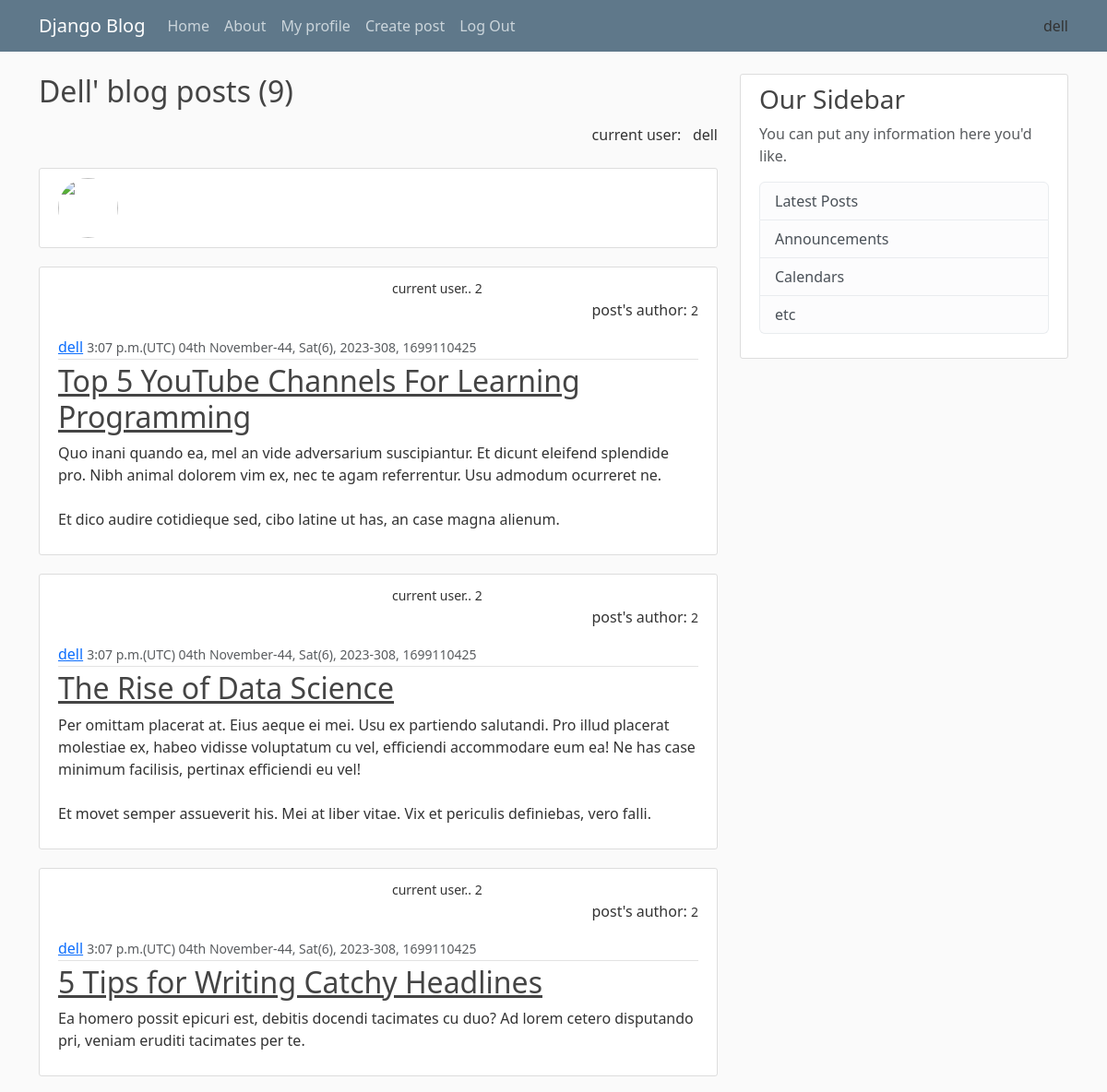
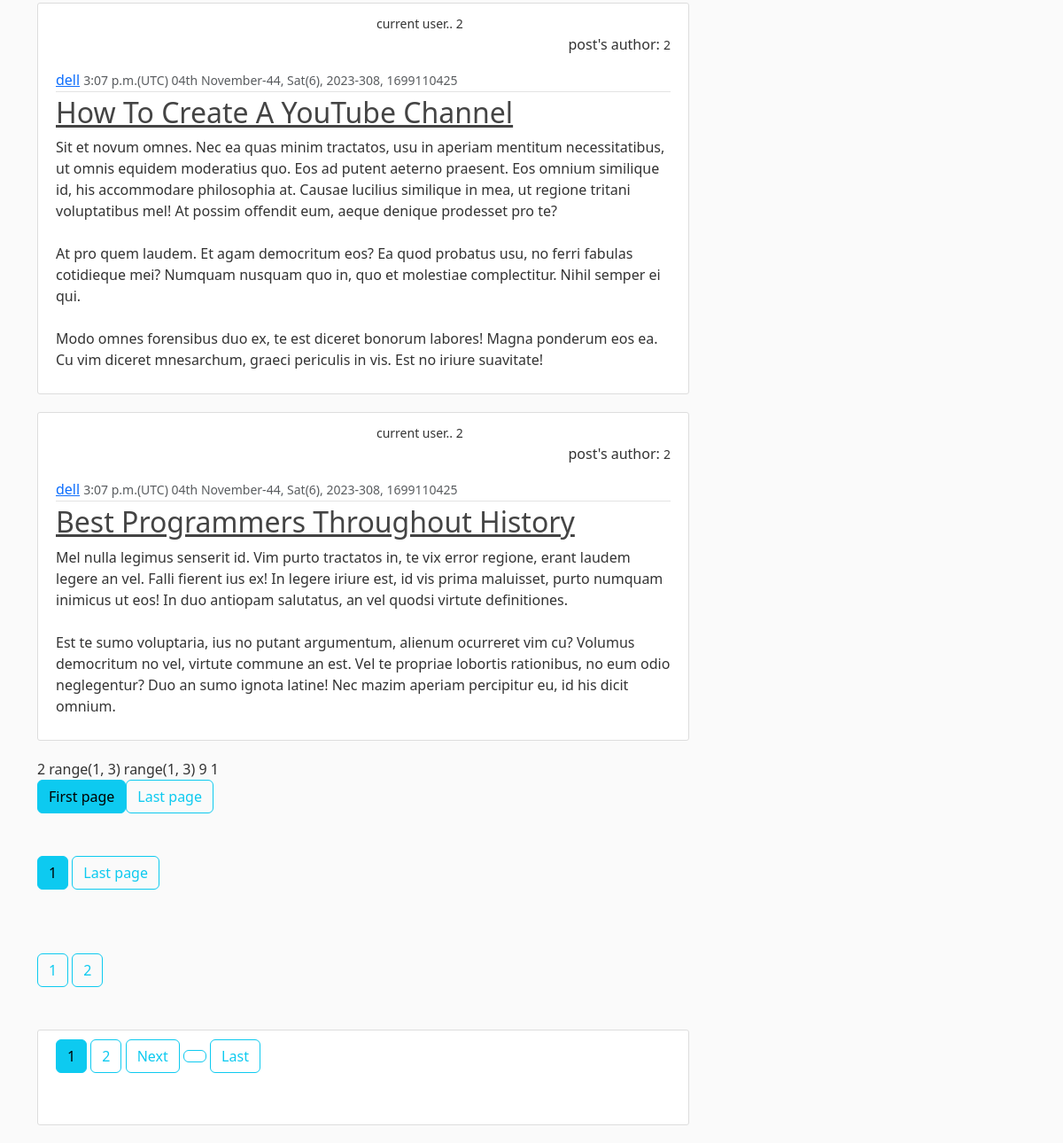
Screenshot of /user/dell/ with the database file from the repository (2 pictures, top to bottom).
### blog/models.py (models this page shows, shortened)
class Post(models.Model):
    title = models.CharField(max_length=100)
    content=models.TextField()
    date_posted = models.DateTimeField(default=timezone.now)
    author = models.ForeignKey(User,  on_delete = models.CASCADE)

### blog/views.py (the view)
# urls.py: path('user/<str:name>/', views.User_posts_view, name = 'user-posts'),
def User_posts_view(request, name):
    user = get_object_or_404(User, username=name)
    user_posts = Post.objects.filter(author=user).order_by('-date_posted')
    paginator = Paginator(user_posts, 5) # 5 users per page
    page_number = request.GET.get('page')
    page_obj = paginator.get_page(page_number)
    return render(request, 'blog/user_posts.html',{'user' : user,
    'name': name.title(), 'user_posts': user_posts,
    'page_obj' : page_obj, 'paginator' : paginator
    })

### blog/templates/blog/user_posts.html (shortened to what this page needs)
{% extends "blog/base.html" %}
{% block content %}
    <div class="left">
        <h2 class="mb-3">{{ name }}' blog posts ({{ page_obj.paginator.count }})</h2>
    </div>
    <div class="righ">
    current user:  &#160 {{ user.username }}<br/><br>
    </div>
    <article class="media content-section">
        <img class="rounded-circle article-img" src="{{ post.author.profile.picture.url }}" >
    </article>
    {% for post in page_obj %}
        <article class="media content-section">
          &nbsp &#160&#160 &nbsp &#160&#160 <small>current user..  {{  user.id     }} </small>
          <p align="right"> post's author:  <small> {{ post.author.id }}</small></p>
          <div class="media-body">
            <div class="article-metadata">
              <a class="mr-2">{{ post.author }}</a>
              <small class="text-muted">{{ post.date_posted|date:"P(e) dS E-W, D(w), o-z, U" }}</small>
            </div>
            <h2><a class="article-title" href=" {% url 'post' post.pk %} ">{{ post.title }}</a></h2>
            <p class="article-content">{{ post.content }}</p>
          </div>
        </article>
    {% endfor %}
    {{ paginator.num_pages }}
    {{ paginator.page_range }}
    {{ page_obj.paginator.page_range }}
    {{ page_obj.paginator.count }}
    {{ page_obj.number }}
        <ul class="pagination">
            {% if page_obj.number == 1 %}
            <a class="btn btn-info mb-5" href="?page=1">First page</a>
            {% elif page_obj.number == 16 %}
            <a class="btn btn-info mb-5" href="?page={{ page_obj.number }}">Last page</a>
            {% else %}
            <a class="btn btn-info mb-5" href="?page={{ page_obj.number }}">{{ page_obj.number }}</a>
            {% endif %}
            {% if page_obj.has_next %}
            <a class="btn btn-outline-info mb-5" href="?page={{ paginator.num_pages }}">Last page</a>
            {% endif %}<br/>
            <br/><br/>
        </ul>
    <a class="btn btn-info mb-5" href="?page={{ page_obj.number }}">{{ page_obj.number }}</a>
    {% if page_obj.number != paginator.num_pages %}
        <a class="btn btn-outline-info mb-5" href="?page={{ paginator.num_pages }}">Last page</a>
    {% endif %}
    <br/>      <br/>
    {% for n in paginator.page_range %}
        <a class="btn btn-outline-info mb-5" href="?page={{ n }}">{{n}}</a>
    {% endfor %}
    <br/>
    <div class="content-section">
        {% for n in paginator.page_range %}
            {% if n == page_obj.number %}
                <a class="btn btn-info mb-5" href="?page={{n}}">{{n}}</a>
            {% elif n > page_obj.number|add:'-3' and n < page_obj.number|add:'3' %}
                <a class="btn btn-outline-info mb-5" href="?page={{ n }}">{{n}}</a>
            {% endif %}
        {% endfor %}
        {% if page_obj.has_next %}
            <a class="btn btn-outline-info mb-5" href="?page={{page_obj.next_page_number}}">Next</a>
            <a class="btn btn-outline-info mb-5">    </a>
            <a class="btn btn-outline-info mb-5" href="?page={{ paginator.num_pages }}">Last</a>
        {% endif %}
    </div>
{% endblock content %}

### blog/templates/blog/base.html (shortened to what this page needs)
{% load static %}
<!DOCTYPE html>
<html>
<head>
    <link href="https://cdn.jsdelivr.net/npm/bootstrap@5.3.1/dist/css/bootstrap.min.css" rel="stylesheet"
>
    <link rel="stylesheet" type="text/css" href="{% static 'blog/main.css' %}">
</head>
<body>
    <header class="site-header">
        <nav class="navbar navbar-expand-md navbar-dark bg-steel fixed-top">
            <div class="container">
                <a class="navbar-brand mr-4" href="{% url 'blog-home' %}">Django Blog</a>
                <div class="collapse navbar-collapse" id="navbarToggle">
                    <div class="navbar-nav mr-auto">
                        <a class="nav-item nav-link" href="{% url 'blog-home' %}">Home</a>
                        <a class="nav-item nav-link" href="{% url 'blog-about' %}">About</a>
                    </div>
                    {% if not user.is_authenticated %}
                    <div class="navbar-nav">
                        <a class="nav-item nav-link" href="{% url 'login' %}">Login</a>
                        <a class="nav-item nav-link" href=" {% url 'userregister' %}">Register</a>
                    </div>
                    {% else %}
                    <div class="navbar-nav">
                        <a class="nav-item nav-link" href="{% url 'profil'|slugify %}">My profile</a>
                        <a class="nav-item nav-link" href="{% url 'create-post' %}">Create post</a>
                        <a class="nav-item nav-link" href=" {% url 'logout' %}">Log Out</a>
                    </div>
                    {% endif %}
                </div>
                {{ user.username }}
            </div>
        </nav>
    </header>
    <main role="main" class="container">
        <div class="row">
            <div class="col-md-8">
                {% block content %}{% endblock %}
            </div>
            <div class="col-md-4">
                <div class="content-section">
                    <h3>Our Sidebar</h3>
                    <p class='text-muted'>You can put any information here you'd like.
                    <ul class="list-group">
                        <li class="list-group-item list-group-item-light">Latest Posts</li>
                        <li class="list-group-item list-group-item-light">Announcements</li>
                        <li class="list-group-item list-group-item-light">Calendars</li>
                        <li class="list-group-item list-group-item-light">etc</li>
                    </ul>
                    </p>
                </div>
            </div>
        </div>
    </main>
</body>
</html>

### blog/static/blog/main.css (style rules this page uses)
body { background: #fafafa; color: #333333; margin-top: 5rem; }
h1, h2, h3, h4, h5, h6 { color: #444444; }
ul { margin: 0; }
.bg-steel { background-color: #5f788a; }
.site-header .navbar-nav .nav-link { color: #cbd5db; }
.content-section { background: #ffffff; padding: 10px 20px; border: 1px solid #dddddd; border-radius: 3px; margin-bottom: 20px; }
.article-title { color: #444444; }
.article-content { white-space: pre-line; }
.article-img { height: 65px; width: 65px; margin-right: 16px; }
.article-metadata { padding-bottom: 1px; margin-bottom: 4px; border-bottom: 1px solid #e3e3e3 }

### blog/templates/blog/user_posts.html (style rules this page uses)
.left { text-align: left; }
.righ { text-align: right; }

### rows the page displays
Post: author.id "2", author "dell", date_posted "3:07 p.m.(UTC) 04th November-44, Sat(6), 2023-308, 1699110425", title "Top 5 YouTube Channels For Learning Programming", content "Quo inani quando ea, mel an vide adversarium suscipiantur. Et dicunt eleifend splendide pro. Nibh animal dolorem vim ex, nec te agam referrentur. Usu admodum ocurreret ne. Et dico audire cotidieque sed, cibo latine ut has, an case magna alienum."
Post: author.id "2", author "dell", date_posted "3:07 p.m.(UTC) 04th November-44, Sat(6), 2023-308, 1699110425", title "The Rise of Data Science", content "Per omittam placerat at. Eius aeque ei mei. Usu ex partiendo salutandi. Pro illud placerat molestiae ex, habeo vidisse voluptatum cu vel, efficiendi accommodare eum ea! Ne has case minimum facilisis, pertinax efficiendi eu vel! Et movet semper assueverit his. Mei at liber vitae. Vix et periculis definiebas, vero falli."
Post: author.id "2", author "dell", date_posted "3:07 p.m.(UTC) 04th November-44, Sat(6), 2023-308, 1699110425", title "5 Tips for Writing Catchy Headlines", content "Ea homero possit epicuri est, debitis docendi tacimates cu duo? Ad lorem cetero disputando pri, veniam eruditi tacimates per te."
Post: author.id "2", author "dell", date_posted "3:07 p.m.(UTC) 04th November-44, Sat(6), 2023-308, 1699110425", title "How To Create A YouTube Channel", content "Sit et novum omnes. Nec ea quas minim tractatos, usu in aperiam mentitum necessitatibus, ut omnis equidem moderatius quo. Eos ad putent aeterno praesent. Eos omnium similique id, his accommodare philosophia at. Causae lucilius similique in mea, ut regione tritani voluptatibus mel! At possim offendit eum, aeque denique prodesset pro te? At pro quem laudem. Et agam democritum eos? Ea quod probatus usu, no ferri fabulas cotidieque mei? Numquam nusquam quo in, quo et molestiae complectitur. Nihil semper ei qui. Modo omnes forensibus duo ex, te est diceret bonorum labores! Magna ponderum eos ea. Cu vim diceret mnesarchum, graeci periculis in vis. Est no iriure suavitate!"
Post: author.id "2", author "dell", date_posted "3:07 p.m.(UTC) 04th November-44, Sat(6), 2023-308, 1699110425", title "Best Programmers Throughout History", content "Mel nulla legimus senserit id. Vim purto tractatos in, te vix error regione, erant laudem legere an vel. Falli fierent ius ex! In legere iriure est, id vis prima maluisset, purto numquam inimicus ut eos! In duo antiopam salutatus, an vel quodsi virtute definitiones. Est te sumo voluptaria, ius no putant argumentum, alienum ocurreret vim cu? Volumus democritum no vel, virtute commune an est. Vel te propriae lobortis rationibus, no eum odio neglegentur? Duo an sumo ignota latine! Nec mazim aperiam percipitur eu, id his dicit omnium."

### other values shown
{{ user.username }} "dell"
{{ name }} "Dell"
{{ page_obj.paginator.count }} "9"
{{ user.id }} "2"
{{ paginator.num_pages }} "2"
{{ paginator.page_range }} "range(1, 3)"
{{ page_obj.paginator.page_range }} "range(1, 3)"
{{ page_obj.number }} "1"
{{ n }} "1" "2"
{{ n }} "1"
{{ n }} "2"
